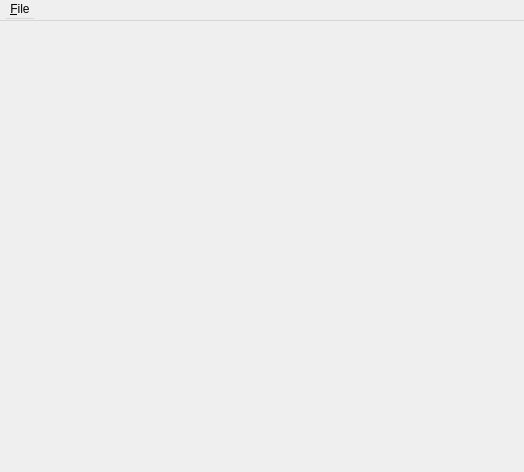
<ui version="4.0" >
 <author></author>
 <comment></comment>
 <exportmacro></exportmacro>
 <class>DataManager</class>
 <widget class="Q3MainWindow" name="DataManager" >
  <property name="geometry" >
   <rect>
    <x>0</x>
    <y>0</y>
    <width>524</width>
    <height>472</height>
   </rect>
  </property>
  <property name="windowTitle" >
   <string>Data Manager</string>
  </property>
  <widget class="QWidget" name="widget" >
   <property name="geometry" >
    <rect>
     <x>0</x>
     <y>22</y>
     <width>524</width>
     <height>450</height>
    </rect>
   </property>
   <layout class="QVBoxLayout" >
    <property name="margin" >
     <number>11</number>
    </property>
    <property name="spacing" >
     <number>6</number>
    </property>
   </layout>
  </widget>
  <widget class="QMenuBar" name="menubar" >
   <property name="geometry" >
    <rect>
     <x>0</x>
     <y>0</y>
     <width>524</width>
     <height>21</height>
    </rect>
   </property>
   <widget class="QMenu" name="PopupMenu" >
    <property name="title" >
     <string>&amp;File</string>
    </property>
    <addaction name="exitAction" />
   </widget>
   <addaction name="PopupMenu" />
  </widget>
  <action name="exitAction" >
   <property name="iconText" >
    <string>E&amp;xit</string>
   </property>
   <property name="toolTip" >
    <string>Exit the data manager</string>
   </property>
   <property name="shortcut" >
    <string>Ctrl+X</string>
   </property>
  </action>
 </widget>
 <layoutdefault spacing="6" margin="11" />
 <pixmapfunction>qPixmapFromMimeSource</pixmapfunction>
 <customwidgets>
  <customwidget>
   <class>Q3MainWindow</class>
   <extends>QWidget</extends>
   <header>q3mainwindow.h</header>
   <container>1</container>
   <pixmap></pixmap>
  </customwidget>
 </customwidgets>
 <resources/>
 <connections>
  <connection>
   <sender>exitAction</sender>
   <signal>activated()</signal>
   <receiver>DataManager</receiver>
   <slot>close()</slot>
   <hints>
    <hint type="sourcelabel" >
     <x>-1</x>
     <y>-1</y>
    </hint>
    <hint type="destinationlabel" >
     <x>20</x>
     <y>20</y>
    </hint>
   </hints>
  </connection>
 </connections>
</ui>
